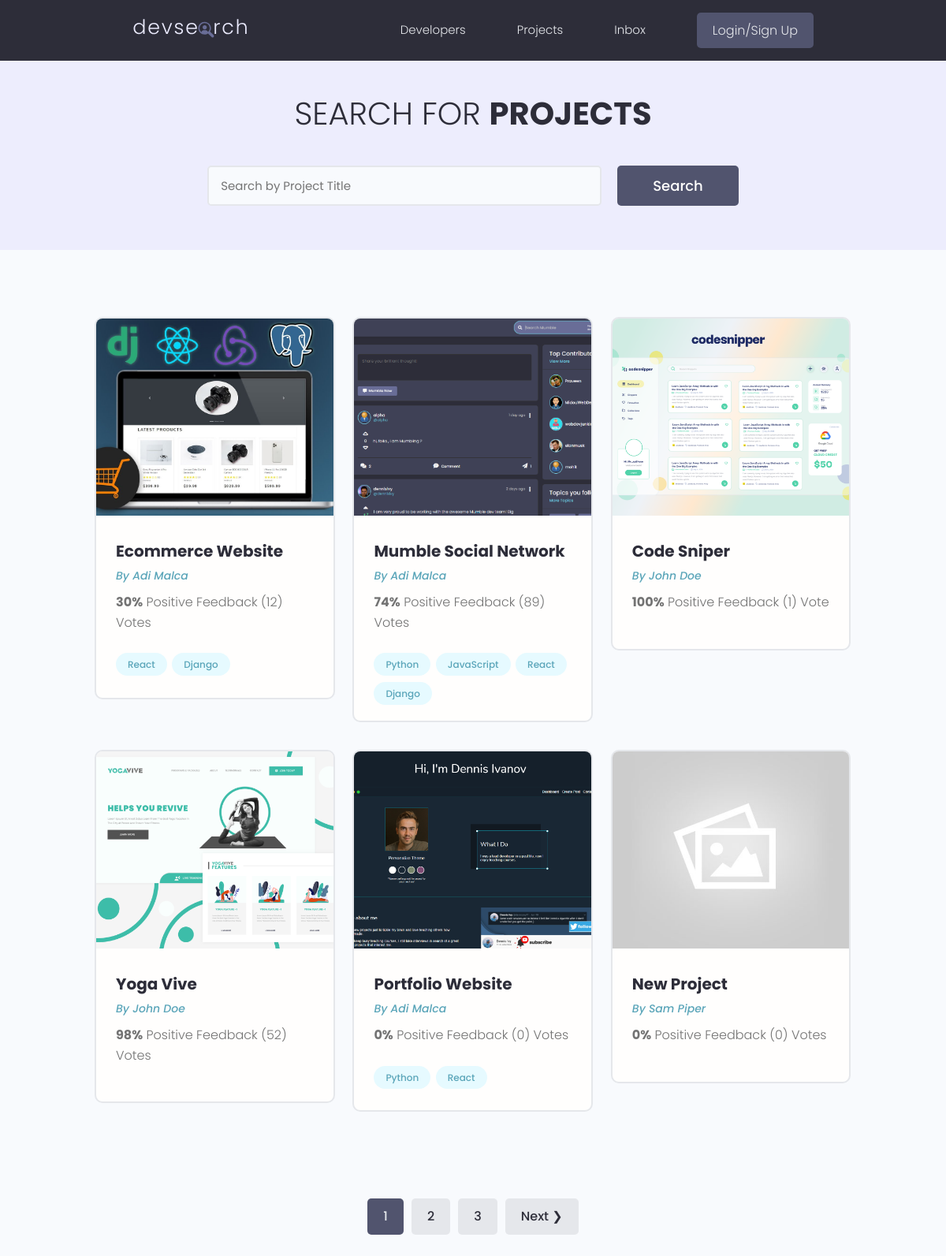
/projects/, run on the app's committed database.
### projectsApp/models.py (models this page shows, shortened)
class Project(models.Model):
    owner = models.ForeignKey(Profile, null=True, blank=True, on_delete=models.SET_NULL) # We want to connect a project to a specific user profile - many-to-one relationship
    title = models.CharField(max_length=200)   # By default null=False - required to enter data in this field (for the database)
    description = models.TextField(null=True, blank=True)  # Does NOT require to enter data in this field! blank is the same but for django form to be submitted! We can submit a form without adding this!
    featured_image = models.ImageField(null=True, blank=True, default="default.jpg") # B/c its in "images" folder no need to specify path, otherwise path needed
    demo_link = models.CharField(max_length=2000, null=True, blank=True)
    source_link = models.CharField(max_length=2000, null=True, blank=True)
    tags = models.ManyToManyField('Tag', blank=True)  # The tag can be connected to many models
    vote_total = models.IntegerField(default=0, null=True, blank=True)
    vote_ratio = models.IntegerField(default=0, null=True, blank=True)
    created = models.DateTimeField(auto_now_add=True)
    id = models.UUIDField(default=uuid.uuid4, unique=True, primary_key=True, editable=False)
    class Meta:
        ordering = ['created'] # Order projects oldest to newest (for newst to oldest do '-created')

class Tag(models.Model):
    name = models.CharField(max_length=200)
    created = models.DateTimeField(auto_now_add=True)
    id = models.UUIDField(default=uuid.uuid4, unique=True, primary_key=True, editable=False)
    def __str__(self):
        return self.name

### usersApp/models.py (models this page shows, shortened)
class Profile(models.Model):
    user = models.OneToOneField(User, on_delete=models.CASCADE, null=True, blank=True)
    name = models.CharField(max_length=200, blank=True, null=True)
    email = models.EmailField(max_length=500, blank=True, null=True)
    username = models.CharField(max_length=200, blank=True, null=True)
    location = models.CharField(max_length=200, blank=True, null=True)
    short_intro = models.CharField(max_length=200, blank=True, null=True)
    bio = models.TextField(blank=True, null=True)
    profile_image = models.ImageField(blank=True, null=True, upload_to="profiles/",
                                      default="profiles/user-default.png") # This will go in static/images folder and then in profiles folder and upload my pictures here. Again - we are uploading to the profiles folder and also getting the defualt from the profiles folder
    social_github = models.CharField(max_length=200, blank=True, null=True)
    social_twitter = models.CharField(max_length=200, blank=True, null=True)
    social_linkedin = models.CharField(max_length=200, blank=True, null=True)
    social_youtube = models.CharField(max_length=200, blank=True, null=True)
    social_website = models.CharField(max_length=200, blank=True, null=True)
    created = models.DateTimeField(auto_now_add=True)
    id = models.UUIDField(default=uuid.uuid4, unique=True, primary_key=True, editable=False)

### projectsApp/views.py (the view)
# urls.py: path('projects/', include('projectsApp.urls')),
def projects(request):
    projects, search_query = searchProjects(request)
    custom_range, projects = paginateProjects(request, projects, 6) # Allow for 6 projects to show in one page
    context = {'projects': projects, 'search_query':search_query,'custom_range':custom_range}
    return render(request, 'projectsApp/projects.html', context)

### projectsApp/utils.py (called while the page is built)
def paginateProjects(request, projects, results):
    page = request.GET.get('page')  # Needs to have a search parameter! "projects/?page=xxx" - page is the search parameter!
    paginator = Paginator(projects, results)
    try:
        projects = paginator.page(page)
    except PageNotAnInteger:
        page = 1
        projects = paginator.page(page)
    except EmptyPage:
        page = paginator.num_pages   # returns the number of pages we have
        projects = paginator.page(page)  # return the last page
    left_index = (int(page) - 4)    # to show 5 button pages at a time
    if left_index < 1:
        left_index = 1
    right_index = (int(page) + 5)   # to show 5 button pages at a time
    if right_index > paginator.num_pages:
        right_index = paginator.num_pages + 1
    custom_range = range(left_index, right_index)
    return custom_range, projects

def searchProjects(request):
    search_query = ""
    if request.GET.get('search_query'):
        search_query = request.GET.get('search_query')
    tags = Tag.objects.filter(name__icontains=search_query)  # The project model has a tags field which is many-to-many field
    projects = Project.objects.distinct().filter(
        Q(title__icontains=search_query) |
        Q(description__icontains=search_query) |
        Q(owner__name__icontains=search_query) | # here we go one level up and we query by the parent item.
        Q(tags__in=tags)
    )
    return(projects, search_query)

### projectsApp/templates/projectsApp/projects.html (shortened to what this page needs)
{% extends "main.html" %}
{% block content %}
  <main class="projects">
    <section class="hero-section text-center">
      <div class="container container--narrow">
        <div class="hero-section__box">
          <h2>Search for <span>Projects</span></h2>
        </div>
        <div class="hero-section__search">
          <form id="searchForm" class="form" action="{% url 'projects' %}" method="get">
            <div class="form__field">
              <input class="input input--text" id="formInput#search" type="text" name="search_query"
                placeholder="Search by Project Title" value="{{search_query}}"/>
            </div>
            <input class="btn btn--sub btn--lg" type="submit" value="Search" />
          </form>
        </div>
      </div>
    </section>
    <section class="projectsList">
      <div class="container">
        <div class="grid grid--three">
          {% for project in projects %}
          <div class="column">
            <div class="card project">
              <a href="{% url 'project' project.id %}" class="project">
                <img class="project__thumbnail" src="{{project.featured_image.url}}" alt="project thumbnail" />
                <div class="card__body">
                  <h3 class="project__title">{{project.title}}</h3>
                  <p><a class="project__author" href="{% url 'user-profile' project.owner.id %}">By {{project.owner.name}}</a></p>
                  <p class="project--rating">
                    <span style="font-weight: bold;">{{project.vote_ratio}}%</span> Positive
                    Feedback ({{project.vote_total}}) Vote{{project.vote_total|pluralize:"s"}}
                  </p>
                  <div class="project__tags">
                    {% for tag in project.tags.all %}
                    <span class="tag tag--pill tag--main">
                      <small>{{tag}}</small>
                    </span>
                    {% endfor %}
                  </div>
                </div>
              </a>
            </div>
          </div>
          {%endfor%}
        </div>
      </div>
    </section>
    {% include 'pagination.html' with queryset=projects custom_range=custom_range %}
  </main>
{% endblock content %}

### static/styles/app.css (style rules this page uses)
:root { --color-sub: #2d2d39; }
.btn--sub { background-color: var(--color-sub-light); }
.card { border: 2px solid var(--color-light); }
img { width: 100%; }
.hero-section { height: 40vh; display: flex; align-items: center; background-color: var(--color-sub); }
.hero-section__box { margin-bottom: 4rem; }
.hero-section__box > h2, .hero-section__box > h2 > span { font-size: 4rem; color: var(--color-light); line-height: 1.3; text-transform: uppercase; }
.hero-section__box > h2 { font-weight: 300; }
.hero-section__box > h2 > span { font-weight: 700; }
.hero-section__search > .form { display: flex; align-items: center; justify-content: center; gap: 2rem; }
.hero-section__search > .form input.input--text { width: 50rem; }
.project__author { font-size: 1.4rem; font-style: italic; }
.project--rating { margin-bottom: 1.6em; margin-top: .5em; }
.projects > .hero-section { background: var(--color-sub-lighter); height: 30vh; }
.projects .hero-section__box { margin-bottom: 2.5rem; }
.projects .hero-section__box > h2 { color: var(--color-sub); }
.projects .hero-section__box > h2 > span { font-weight: 700; color: var(--color-sub); }
.projectsList { margin-top: 8rem; }
.project__thumbnail { height: 25rem; object-fit: cover; object-position: top center; }
.project__title { font-size: 2rem; font-weight: 700; color: var(--color-sub); }

### static/uikit/styles/modules/_variables.css (style rules this page uses)
:root { --color-main: #5aa5b9; --color-main-light: #e6faff; --color-sub: #3f4156; --color-sub-light: #51546e; --color-sub-lighter: #ededfd; --color-text: #737373; --color-gray: #8b8b8b; --color-light: #e5e7eb; --color-light-gray: #767676; --color-bg: #f8fafd; --color-white: #fffefd; --color-white-light: #f3f3f3; --color-success: #359e64; --color-success-bg: #def8e8; --color-error: #fc4b0b; --color-error-bg: #fff2ee; --font-base: 'Poppins', arial, helvetica, 'Segoe UI', roboto, ubuntu, sans-serif; --font-monospace: 'Fira Code', 'Courier New', courier, monospace; --font-regular: 300; --font-medium: 500; --font-bold: 700; --generic-shadow: 1px 1px 5px #00000010; --generic-transition: all 0.3s ease-in-out; }

### static/uikit/styles/modules/_base.css (style rules this page uses)
* { margin: 0; padding: 0; box-sizing: border-box; text-rendering: optimizeLegibility; color: inherit; font-size: inherit; }
html { font-size: 50%; }
@media only screen and (min-width: 480px) { html { font-size: 56.25%; } }
@media only screen and (min-width: 1200px) { html { font-size: 62.5%; } }
body { line-height: 1.6; font-weight: 400; font-size: 1.5rem; color: var(--color-text); background-color: var(--color-bg); min-height: 100vh; }

### static/uikit/styles/modules/_typography.css (style rules this page uses)
* { font-family: var(--font-base); }
h2 { font-size: 3.6rem; font-weight: var(--font-bold); }
h3 { font-size: 3.2rem; font-weight: var(--font-medium); }
p, span, strong { font-size: 1.6rem; color: var(--color-text); font-weight: var(--font-regular); }
a { padding-bottom: 2px; text-decoration: none; display: inline-block; color: var(--color-main); font-weight: var(--font-medium); }

### static/uikit/styles/modules/_utilities.css (style rules this page uses)
.container { width: 92%; max-width: 165rem; margin: 0 auto; box-sizing: border-box; }
.container--narrow { width: 92%; max-width: 120rem; }
@media screen and (min-width: 1000px) { .container { width: 90%; } }
@media screen and (min-width: 1000px) { .container--narrow { width: 85%; } }
@media screen and (min-width: 1200px) { .container { width: 80%; } }
@media screen and (min-width: 1200px) { .container--narrow { width: 72%; } }
.text-center { text-align: center; }

### static/uikit/styles/modules/_button.css (style rules this page uses)
.btn { display: inline-block; position: relative; cursor: pointer; background-color: var(--color-light); font-weight: var(--font-medium); color: var(--color-sub); text-decoration: none; padding: 1rem 2rem; border-radius: 0.5rem; border: none; width: -webkit-fit-content; width: -moz-fit-content; width: fit-content; height: -webkit-fit-content; height: -moz-fit-content; height: fit-content; font-size: 1.6rem; outline-width: 0; outline-color: transparent; -webkit-backface-visibility: hidden; backface-visibility: hidden; transition: all 0.3s ease-in-out; }
.btn--sub { background-color: var(--color-sub); color: var(--color-white); }
.btn--lg { font-size: 1.8rem; padding: 1.2rem 4.5rem; }

### static/uikit/styles/modules/_card.css (style rules this page uses)
.card { border-radius: 1rem; background-color: var(--color-white); border: 1.5px solid var(--color-light); width: auto; height: auto; margin-top: 0.5rem; margin-bottom: 0.5rem; overflow: hidden; }
.card__body, .card__header { padding: 2rem 2.5rem; }

### data on the page
Project: featured_image (picture), title "Ecommerce Website", owner.name "Adi Malca", vote_ratio "30", vote_total "12"
Tag: name "React"
Tag: name "Django"
Project: featured_image (picture), title "Mumble Social Network", owner.name "Adi Malca", vote_ratio "74", vote_total "89"
Tag: name "Python"
Tag: name "JavaScript"
Project: featured_image (picture), title "Code Sniper", owner.name "John Doe", vote_ratio "100", vote_total "1"
Project: featured_image (picture), title "Yoga Vive", owner.name "John Doe", vote_ratio "98", vote_total "52"
Project: featured_image (picture), title "Portfolio Website", owner.name "Adi Malca", vote_ratio "0", vote_total "0"
Project: featured_image (placeholder picture), title "New Project", owner.name "Sam Piper", vote_ratio "0", vote_total "0"

### other printed values
{{ page }} "1"
{{ page }} "2" "3"
